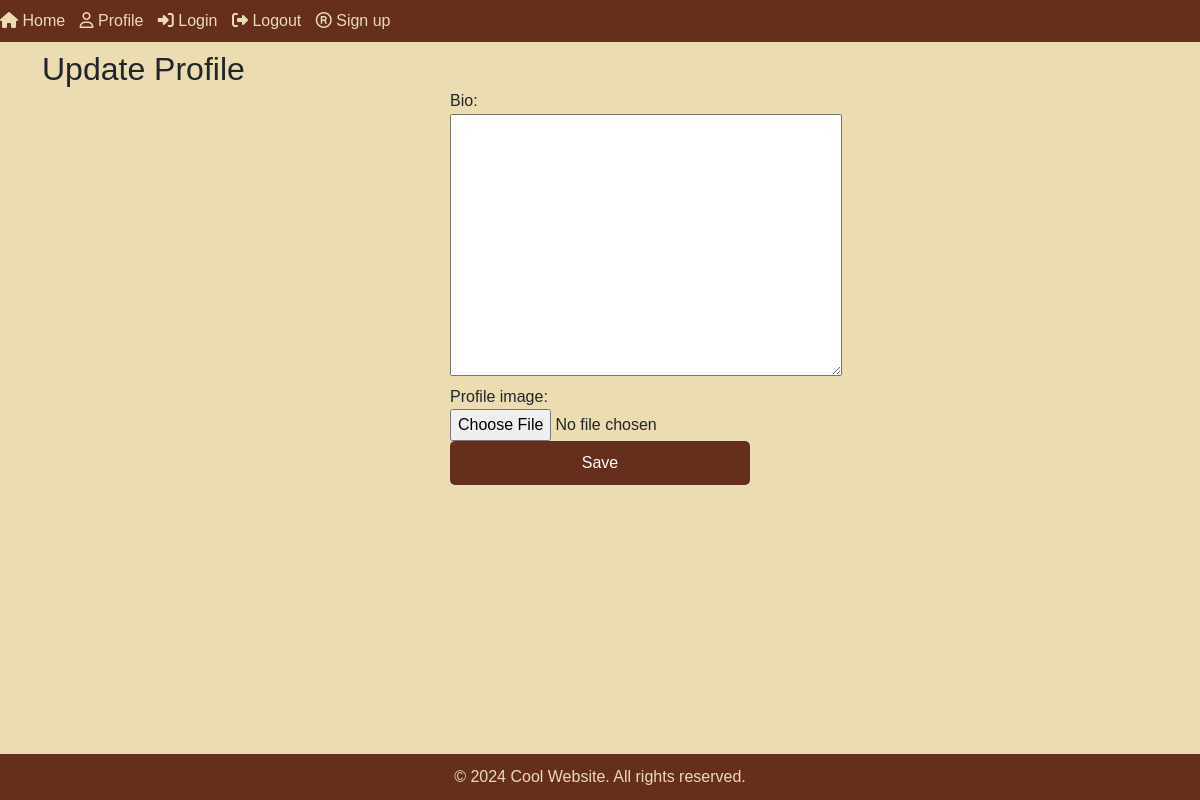
Before: /update-profile/ (signed in) with the older database file.
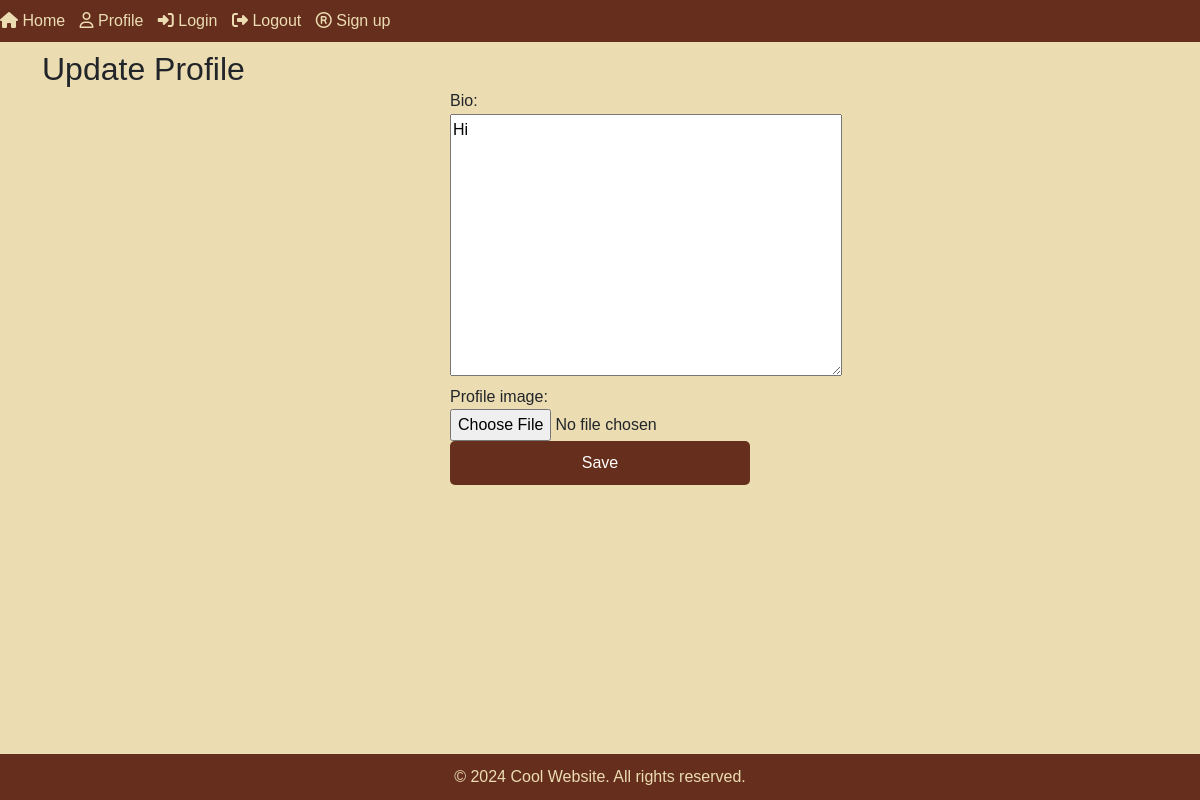
After: the same page with the newer database file.
### articles/models.py (models this page shows, shortened)
class UserProfile(models.Model):
    user = models.OneToOneField(User, on_delete=models.CASCADE)
    bio = models.TextField(blank=True)
    profile_image = models.ImageField(upload_to=user_directory_path, blank=True, null=True)

### articles/views.py (the view)
# urls.py: path('update-profile/', views.update_profile, name='update_profile'),
@login_required
def update_profile(request):
    user_profile = get_object_or_404(UserProfile, user=request.user)
    if request.method == 'POST':
        form = UserProfileForm(request.POST, request.FILES, instance=user_profile)
        if form.is_valid():
            form.save()
            return redirect('profile')
    else:
        form = UserProfileForm(instance=user_profile)
    return render(request, 'articles/update_profile.html', {'form': form})

### articles/forms.py
class UserProfileForm(forms.ModelForm):
    class Meta:
        model = UserProfile
        fields = ['bio', 'profile_image']

### templates/articles/update_profile.html (shortened to what this page needs)
{% extends 'base.html' %}
{% block content %}
<div class="container">
    <h2>Update Profile</h2>
    <form method="post" enctype="multipart/form-data">
        {{ form.as_p }}
        <button type="submit" class="btn btn-primary">Save</button>
    </form>
</div>
{% endblock %}

Changed rows visible on the page:
changed UserProfile: bio (not shown) → "Hi"
